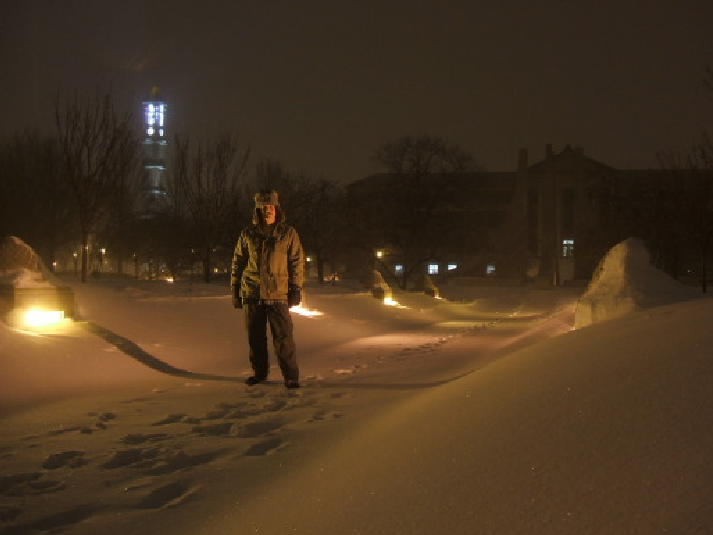
//> input picture snow.png, 713 x 535 px
$ ./test snow.png 4 778x1036   (built with g++ and OpenCV 4)
//> lines starting //> are read from the running program, lines starting //| are printed output that depends on the picture
/*
優化版本 - Singh et. al 圖像增強演算法實現
https://ieeexplore.ieee.org/document/8071892

編譯命令:
g++ -g -Wall -O3 -o test_optimized test.cpp `pkg-config --cflags --libs opencv4` -fopenmp -march=native -ffast-math -funroll-loops -ftree-vectorize

執行方式:
./test_optimized <imagename> <threads> <size>
例如: ./test_optimized snow.png 4 778x1036
*/

#include <opencv2/opencv.hpp>
#include <opencv2/core/core.hpp>
#include <opencv2/highgui/highgui.hpp>
#include <iostream>
#include <string>
#include <cstdlib>
#include <cstdio>
#include <unistd.h>
#include <new>
#include <chrono>
#include <omp.h>
#include <fstream>
#include <math.h>
#include <limits>
#include <vector>
#include <immintrin.h> // 支援SIMD指令
#include <sstream>

// 添加命名空間
using namespace std;
using namespace cv;

#define FILTERSIZE 5
#define MAX_THREADS 32 // 限制最大執行緒數避免過度分配

// 模糊濾波核
alignas(64) const float Filter[FILTERSIZE][FILTERSIZE] = {
    {1.0f/256.0f, 4.0f/256.0f, 6.0f/256.0f, 4.0f/256.0f, 1.0f/256.0f},
    {4.0f/256.0f, 16.0f/256.0f, 24.0f/256.0f, 16.0f/256.0f, 4.0f/256.0f},
    {6.0f/256.0f, 24.0f/256.0f, 36.0f/256.0f, 24.0f/256.0f, 6.0f/256.0f},
    {4.0f/256.0f, 16.0f/256.0f, 24.0f/256.0f, 16.0f/256.0f, 4.0f/256.0f},
    {1.0f/256.0f, 4.0f/256.0f, 6.0f/256.0f, 4.0f/256.0f, 1.0f/256.0f}
};

// 提前計算1D版本的濾波核，加速存取
alignas(64) float Filter1D[FILTERSIZE*FILTERSIZE];

// 優化後的並行實現函數原型
void rgbToHsvParOpt(const Mat& inputImage, Mat& outputImage, int blockSize);
void imageBlurParOpt(const Mat& inputImage, Mat& outputImage, int blockSize);
void subtractImageParOpt(const Mat& inputImage1, const Mat& inputImage2, Mat& outputImage);
void sharpenImageParOpt(const Mat& inputImage1, const Mat& inputImage2, Mat& outputImage, double weight);
void histogramCalcParOpt(const Mat& inputImage, unsigned int imHistogram[], int nThreads);
void histogramEqualParOpt(const Mat& inputImage, Mat& outputImage, const unsigned int imHistogram[]);
void hsvToRgbParOpt(const Mat& inputImage, Mat& outputImage, int blockSize);
string getexepath();
void histogramCalcAndEqualParOpt(const Mat& inputImage, Mat& outputImage, int nThreads);

// 計算理想的塊大小
int calculateOptimalBlockSize(const Mat& image) {
    // 根據影像大小調整塊大小
    int pixelCount = image.rows * image.cols;

    if (pixelCount < 500000) {      // 小於 500K 像素
        return 16;
    } else if (pixelCount < 2000000) { // 小於 2M 像素
        return 32;
    } else if (pixelCount < 8000000) { // 小於 8M 像素
        return 64;
    } else {                        // 超大影像
        return 128;
    }
}

// 計算最佳執行緒數
int calculateOptimalThreads(const Mat& image, int maxThreads) {
    int pixelCount = image.rows * image.cols;

    // 對於小影像，減少執行緒數量避免過度並行開銷
    if (pixelCount < 500000) {
        return std::min(2, maxThreads);
    } else if (pixelCount < 2000000) {
        return std::min(4, maxThreads);
    } else if (pixelCount < 4000000) {
        return std::min(8, maxThreads);
    } else {
        return maxThreads;
    }
}

// 檢查圖像是否有效
bool isImageValid(const Mat& image) {
    return !image.empty() && image.rows > 0 && image.cols > 0;
}

// 解析尺寸字符串 (如 "778x1036")
bool parseSize(const string& sizeStr, int& width, int& height) {
    size_t xPos = sizeStr.find('x');
    if (xPos == string::npos) {
        return false;
    }

    try {
        width = stoi(sizeStr.substr(0, xPos));
        height = stoi(sizeStr.substr(xPos + 1));
        return (width > 0 && height > 0);
    } catch (const exception&) {
        return false;
    }
}

int main(int argc, char const *argv[])
{
    // 將濾波核初始化為一維陣列，提高快取友好度
    for(int i = 0; i < FILTERSIZE; i++) {
        for(int j = 0; j < FILTERSIZE; j++) {
            Filter1D[i*FILTERSIZE + j] = Filter[i][j];
        }
    }

    if (argc < 2) {
        cout << "Usage: ./test_optimized <imagename> [threads] [size]" << endl;
        cout << "Examples:" << endl;
        cout << "  ./test_optimized snow.png                  - Run with default threads (all) and original size" << endl;
        cout << "  ./test_optimized snow.png 4                - Run with 4 threads and original size" << endl;
        cout << "  ./test_optimized snow.png 4 778x1036       - Run with 4 threads and resize to 778x1036" << endl;
        exit(EXIT_FAILURE);
    }

    // 解析執行緒數量參數
    int maxThreads = omp_get_max_threads();
    maxThreads = std::min(maxThreads, MAX_THREADS); // 限制最大執行緒數

    int numThreads = maxThreads; // 預設使用最大執行緒數

    if (argc >= 3) {
        try {
            numThreads = stoi(argv[2]);
            if (numThreads <= 0 || numThreads > maxThreads) {
                numThreads = maxThreads;
                cout << "Invalid thread count, using " << numThreads << " threads." << endl;
            }
        } catch (const exception&) {
            cout << "Invalid thread count, using " << numThreads << " threads." << endl;
        }
    }

    cout << "Current working directory: " << getexepath() << endl;

    // 讀取輸入圖像
    Mat originalImage = imread(argv[1], IMREAD_UNCHANGED);
//> originalImage is the input picture: 535 rows x 713 cols, CV_8UC3; mean B, G, R 32.2, 53.1, 72.5

    // 檢查圖像是否正確讀取
    if (!isImageValid(originalImage)) {
        cerr << "Error: Could not read image " << argv[1] << endl;
        exit(EXIT_FAILURE);
    }

    // 解析大小參數並調整圖像大小（如果有指定）
    Mat inputImage = originalImage;
    string sizeStr = "original";

    if (argc >= 4) {
        int width, height;
        if (parseSize(argv[3], width, height)) {
//> width = 778; height = 1036
            sizeStr = argv[3];
//> sizeStr = "778x1036"
            resize(originalImage, inputImage, Size(width, height));
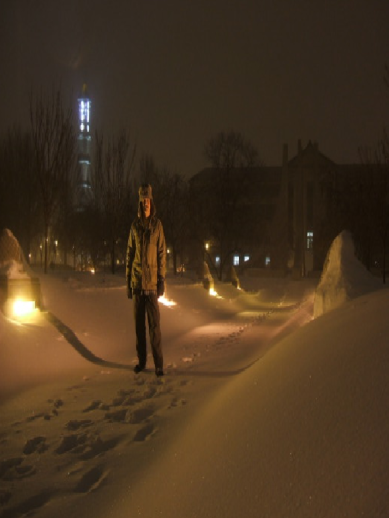
//> inputImage: 1036 rows x 778 cols, CV_8UC3 (shown at 1/2 size); mean B, G, R 32.1, 53, 72.4
            cout << "Resized input image to " << width << "x" << height << endl;
//| Resized input image to 778x1036
        } else {
            cout << "Invalid size format, using original size: "
                      << originalImage.cols << "x" << originalImage.rows << endl;
        }
    } else {
        cout << "Using original size: " << originalImage.cols << "x" << originalImage.rows << endl;
    }

    // 計算最佳的執行緒數量和塊大小
    int optimalThreads = calculateOptimalThreads(inputImage, numThreads);
//> optimalThreads = 1
    int optimalBlockSize = calculateOptimalBlockSize(inputImage);
//> optimalBlockSize = 32

    // 設置執行緒數量
    omp_set_num_threads(optimalThreads);
    cout << "Using " << optimalThreads << " threads with block size " << optimalBlockSize << endl;
//| Using 1 threads with block size 32

    // 優化路徑處理
    string filename = argv[1];
//> filename = "snow.png"
    size_t last_slash_pos = filename.find_last_of("/\\");
//> last_slash_pos = -1
    if (last_slash_pos != string::npos) {
        filename = filename.substr(last_slash_pos + 1);
    }

    size_t dot_pos = filename.find_last_of(".");
//> dot_pos = 4
    string basename = filename.substr(0, dot_pos);
//> basename = "snow"
    string extension = filename.substr(dot_pos);
//> extension = ".png"

    string sizemodifier = to_string(inputImage.rows) + "x" + to_string(inputImage.cols);
    string threadModifier = "_t" + to_string(optimalThreads);
//> threadModifier = "_t1"
    string outimagename = basename + "_" + sizemodifier + threadModifier + "_optimized" + extension;
//> outimagename = "snow_1036x778_t1_optimized.png"
    cout << "Output image file name: " << outimagename << endl;
//| Output image file name: snow_1036x778_t1_optimized.png

    // 創建CSV結果文件
    string resultpath = basename + "_" + sizeStr + "_threads" + to_string(optimalThreads) + "_optimized.csv";
//> resultpath = "snow_778x1036_threads1_optimized.csv"
    ofstream outFile;
    outFile.open(resultpath);
    outFile << "Image,Size,Threads,BlockSize,RGBtoHSV,Image Blur,Image Subtraction,Image Sharpening,"
            << "Histogram Processing,HSVtoRGB,Total Time" << endl;

    // 提前配置所有需要的記憶體，避免動態配置
    Mat inputImageHsv(inputImage.size(), inputImage.type());
    Mat blurredImage(inputImage.size(), CV_8UC1);
    Mat imageMask(inputImage.size(), CV_8UC1);
    Mat sharpenedImage(inputImage.size(), CV_8UC1);
    Mat globallyEnhancedImage(inputImage.size(), CV_8UC1);
    Mat outputHSV(inputImage.size(), inputImage.type());
    Mat finalOutput(inputImage.size(), inputImage.type());

    vector<Mat> inputImageHsvChannels;

    auto start = chrono::high_resolution_clock::now();
    auto end = chrono::high_resolution_clock::now();
    auto timeEllap1 = chrono::duration<double, milli>::zero();
    auto timeEllap2 = chrono::duration<double, milli>::zero();
    auto timeEllap3 = chrono::duration<double, milli>::zero();
    auto timeEllap4 = chrono::duration<double, milli>::zero();
    auto timeEllap5 = chrono::duration<double, milli>::zero();
    auto timeEllap6 = chrono::duration<double, milli>::zero();
    auto timeEllap7 = chrono::duration<double, milli>::zero();

    // 資料較大時減少重複計時次數
    int numIter = (inputImage.rows * inputImage.cols > 4000000) ? 5 : 10;

    // 步驟1: RGB到HSV轉換
    // 首先進行一次計算來預熱快取和載入指令
    rgbToHsvParOpt(inputImage, inputImageHsv, optimalBlockSize);
//> after the loop in rgbToHsvParOpt, `for(int ii = 0; ii < rows; ii += blockSize)`:
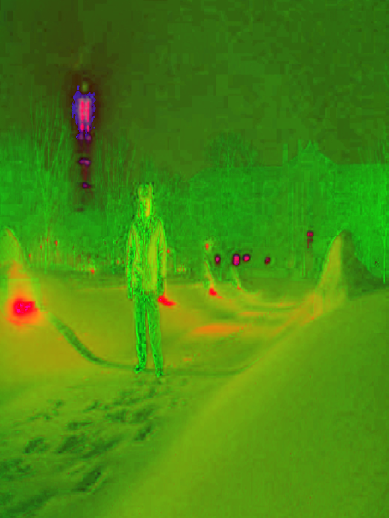
//> outputImage: 1036 rows x 778 cols, CV_8UC3 (shown at 1/2 size); mean B, G, R 15.6, 136.9, 72.5

    // 正式計時
    for(int i = 0; i < numIter; ++i){
        start = chrono::high_resolution_clock::now();
        rgbToHsvParOpt(inputImage, inputImageHsv, optimalBlockSize);
        end = chrono::high_resolution_clock::now();
        timeEllap1 += (end - start);
    }
    timeEllap1 /= numIter;

    cout << "RGB to HSV Conversion: " << timeEllap1.count() << " ms" << endl;

    // 分離HSV通道
    split(inputImageHsv, inputImageHsvChannels);
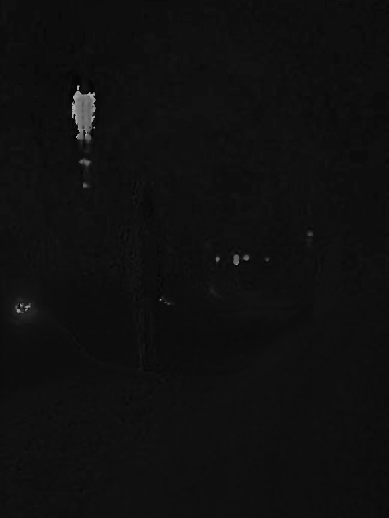
//> inputImageHsvChannels[0]: 1036 rows x 778 cols, CV_8UC1 (shown at 1/2 size); min 0, max 177, mean 15.6
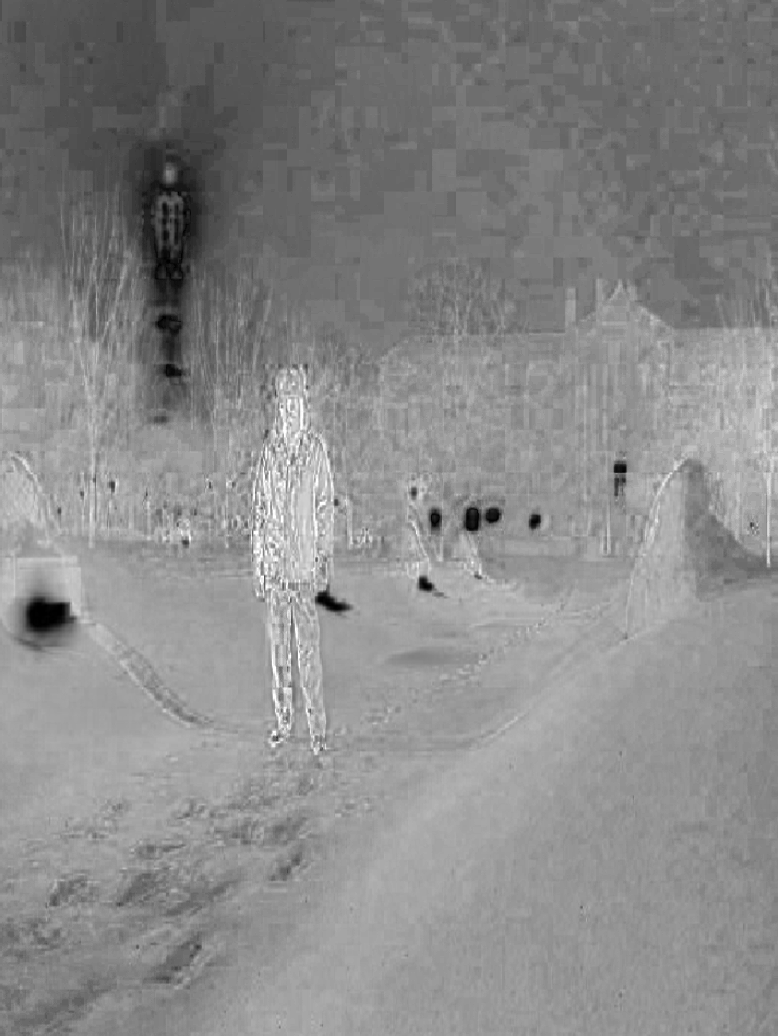
//> inputImageHsvChannels[1]: 1036 rows x 778 cols, CV_8UC1; min 0, max 255, mean 136.9
    Mat& inputImageH = inputImageHsvChannels[0];
    Mat& inputImageS = inputImageHsvChannels[1];
    Mat& inputImageV = inputImageHsvChannels[2];

    // 步驟2: 局部增強 - 模糊處理
    // 預熱
    imageBlurParOpt(inputImageV, blurredImage, optimalBlockSize);
//> (the rest of the program and of its run is left out)
